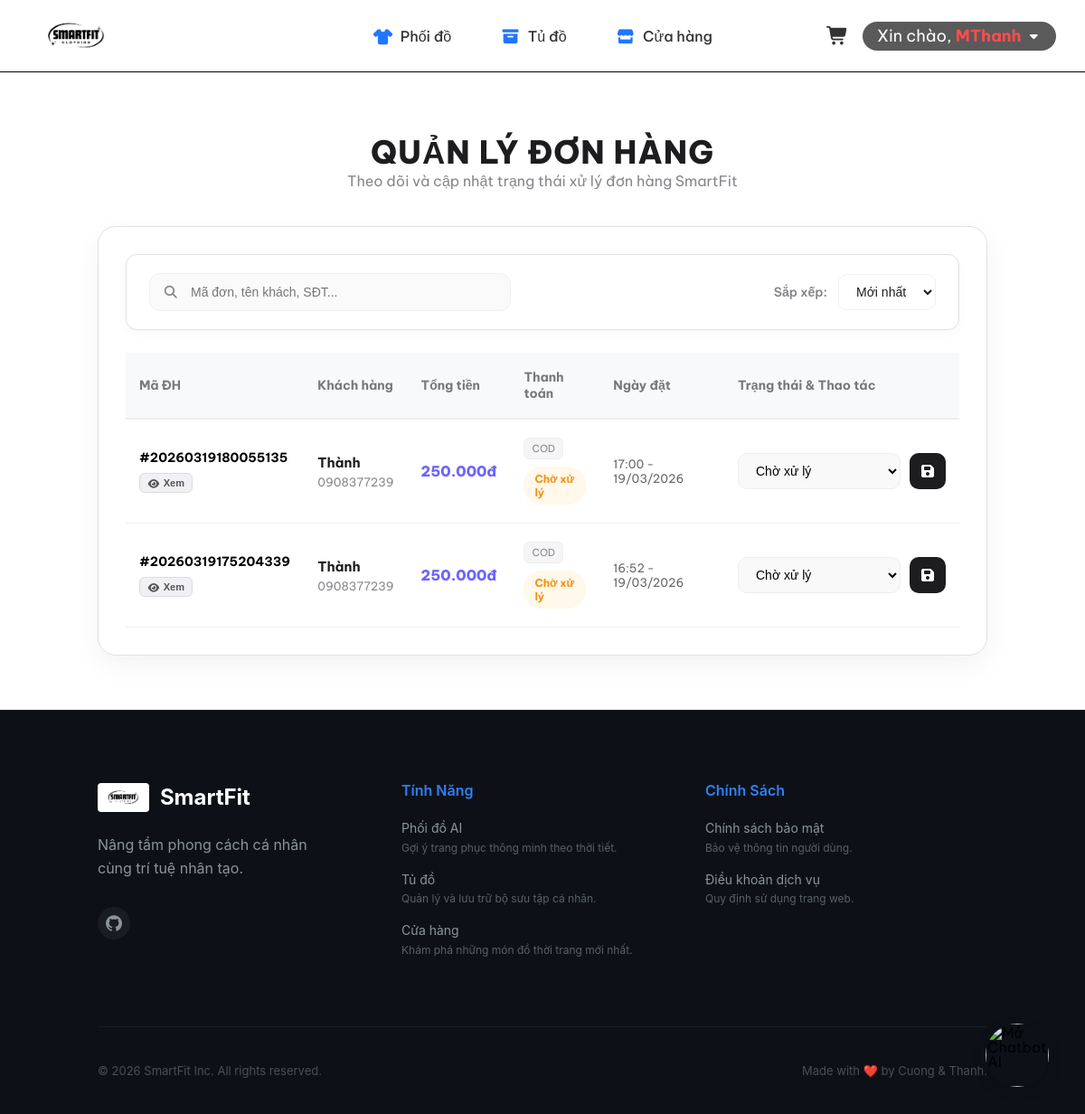
Screenshot of /pages/manage_orders.php (signed in) with the database file from the repository.
### tables this page shows
CREATE TABLE `orders` (
  `id` bigint(20) UNSIGNED NOT NULL,
  `user_id` bigint(20) UNSIGNED NOT NULL,
  `shop_id` bigint(20) UNSIGNED DEFAULT NULL,
  `fullname` varchar(255) NOT NULL,
  `phone` varchar(20) NOT NULL,
  `address` text NOT NULL,
  `note` text DEFAULT NULL,
  `payment_method` varchar(50) NOT NULL DEFAULT 'cod',
  `payment_status` enum('pending','success','failed') DEFAULT 'pending',
  `vnp_transaction_no` varchar(50) DEFAULT NULL,
  `total_amount` int(11) NOT NULL,
  `status` enum('pending','processing','shipped','completed','cancelled') DEFAULT 'pending',
  `created_at` timestamp NOT NULL DEFAULT current_timestamp(),
  `updated_at` timestamp NOT NULL DEFAULT current_timestamp() ON UPDATE current_timestamp()
);

### pages/manage_orders.php (the view, shortened to what this page needs)
<?php
$base_dir = '../';
require_once $base_dir . 'includes/config.php';
$searchQuery = $_GET['search'] ?? '';
$sortOrder = $_GET['sort'] ?? 'desc';
$orders_sql = "SELECT * FROM orders WHERE 1=1 ";
$orders_sql .= " ORDER BY created_at " . ($sortOrder === 'asc' ? 'ASC' : 'DESC');
$orders_result = mysqli_query($conn, $orders_sql);
include $base_dir . 'includes/header.php';
?>
<div class="grid wide">
    <div class="manage-orders">
        <div class="manage-orders__header">
            <h1 class="manage-orders__title">Quản Lý Đơn Hàng</h1>
            <p class="manage-orders__subtitle">Theo dõi và cập nhật trạng thái xử lý đơn hàng SmartFit</p>
        </div>
        <div class="manage-orders__card">
            <div class="order-toolbar" style="margin-top: 0; margin-bottom: 25px; border-radius: 12px;">
                <form action="" method="GET" class="order-search">
                    <i class="fa-solid fa-magnifying-glass order-search__icon"></i>
                    <input type="text" name="search" class="order-search__input"
                           placeholder="Mã đơn, tên khách, SĐT..."
                           value="<?= htmlspecialchars($searchQuery) ?>">
                </form>
                <div class="order-filter">
                    <span class="order-filter__label">Sắp xếp:</span>
                    <select class="order-filter__select" onchange="window.location.href='?search=<?= urlencode($searchQuery) ?>&sort=' + this.value">
                        <option value="desc" <?= $sortOrder === 'desc' ? 'selected' : '' ?>>Mới nhất</option>
                    </select>
                </div>
            </div>
            <div class="manage-table-wrapper">
                <table class="manage-table">
                    <thead>
                        <tr>
                            <th>Mã ĐH</th>
                            <th>Khách hàng</th>
                            <th>Tổng tiền</th>
                            <th>Thanh toán</th>
                            <th>Ngày đặt</th>
                            <th>Trạng thái & Thao tác</th>
                        </tr>
                    </thead>
                    <tbody>
                        <?php if (mysqli_num_rows($orders_result) > 0): ?>
                            <?php while ($order = mysqli_fetch_assoc($orders_result)): ?>
                                <tr>
                                    <td>
                                        <div class="order-id-wrapper">
                                            <strong>#<?= $order['id'] ?></strong>
                                            <button type="button" class="btn-view-detail"
                                                onclick="openOrderDetail(<?= htmlspecialchars(json_encode($order)) ?>, this)">
                                                <i class="fa-solid fa-eye"></i> Xem
                                            </button>
                                        </div>
                                    </td>
                                    <td>
                                        <div class="customer-info">
                                            <span class="customer-name"><?= htmlspecialchars($order['fullname']) ?></span>
                                            <span class="customer-phone"><?= htmlspecialchars($order['phone']) ?></span>
                                        </div>
                                    </td>
                                    <td class="total-amount">
                                        <?= number_format($order['total_amount'], 0, ',', '.') ?>đ
                                    </td>
                                    <td>
                                        <div class="payment-info">
                                            <span class="payment-method badge-method"><?= strtoupper($order['payment_method']) ?></span>
                                            <?php
                                                $status_class = '';
                                                $status_text = '';
                                                switch ($order['payment_status']) {
                                                    case 'pending': $status_class = 'badge--warning'; $status_text = 'Chờ xử lý'; break;
                                                }
                                            ?>
                                            <span class="badge <?= $status_class ?>"><?= $status_text ?></span>
                                        </div>
                                    </td>
                                    <td class="order-date">
                                        <?= date('H:i - d/m/Y', strtotime($order['created_at'])) ?>
                                    </td>
                                    <td>
                                        <form method="POST" class="status-update-form">
                                            <select name="new_status" class="status-select">
                                                <option value="pending" <?= ($order['status'] == 'pending') ? 'selected' : '' ?>>Chờ xử lý</option>
                                            </select>
                                            <button type="submit" name="update_status" class="btn-update-status" title="Cập nhật">
                                                <i class="fa-solid fa-floppy-disk"></i>
                                            </button>
                                        </form>
                                    </td>
                                </tr>
                            <?php endwhile; ?>
                        <?php endif; ?>
                    </tbody>
                </table>
            </div>
        </div>
    </div>
</div>
<?php include $base_dir . 'includes/footer.php'; ?>

### assets/css/grid.css (style rules this page uses)
.grid { width: 100%; display: block; padding: 0; }
.grid.wide { max-width: 1200px; margin: 0 auto; }
@media (min-width: 1024px) and (max-width: 1239px) { .wide { width: 984px; } }

### assets/css/base.css (style rules this page uses)
:root { --primary-blue: #2176ff; --primary-blue-dark: #1a5bcc; --primary-purple: #6C63FF; --primary-pink: #FF6584; --brand-magenta: #ff0080; --text-main: #ffffff; --text-sub: #E0E0E0; --text-muted: #A0A0A0; --text-main-grey: #333333; --text-sub-grey: #666666; --apple-black: #1d1d1f; --apple-grey: #86868b; --apple-bg: #f5f5f7; --success: #12b76a; --warning: #f79009; --error: #ff4d4d; --price-color: #FF6584; --background-color: #f5f5f7; --card-bg: #ffffff; --border-color: #e1e1e1; --border-focus: #6C63FF; --glass-bg: rgba(20, 20, 20, 0.7); --glass-border: rgba(255, 255, 255, 0.1); --white-05: rgba(255, 255, 255, 0.05); --white-10: rgba(255, 255, 255, 0.1); --white-20: rgba(255, 255, 255, 0.2); --purple-05: rgba(108, 99, 255, 0.05); --purple-30: rgba(108, 99, 255, 0.3); --button-bg: #94B4C1; --navbar-height: 80px; --footer-height: 70px; }
* { box-sizing: inherit; padding: 0; margin: 0; }
html { font-size: 62.5%; line-height: 1.6rem; font-family: 'Be Vietnam Pro', sans-serif; box-sizing: border-box; scroll-behavior: smooth; }
body { font-family: 'Be Vietnam Pro', sans-serif; font-size: 1.6rem; line-height: 1.6rem; display: flex; flex-direction: column; min-height: 100vh; overflow-y: auto; overflow-x: hidden; }
html, body { height: 100%; padding: 0; margin: 0; overflow-x: hidden; }

### assets/css/style.css (style rules this page uses)
.order-toolbar { display: flex; justify-content: space-between; align-items: center; gap: 20px; margin-bottom: 30px; background: #fff; padding: 20px 25px; border-radius: 16px; border: 1px solid #e1e1e1; box-shadow: 0 4px 12px rgba(0, 0, 0, 0.03); }
.order-search { position: relative; flex: 1; max-width: 400px; }
.order-search__icon { position: absolute; left: 15px; top: 50%; transform: translateY(-50%); color: #86868b; font-size: 1.4rem; }
.order-search__input { width: 100%; padding: 12px 15px 12px 45px; border-radius: 12px; border: 1.5px solid #f0f0f2; background: #fafafa; font-size: 1.4rem; color: #1d1d1f; transition: all 0.3s ease; outline: none; }
.order-filter { display: flex; align-items: center; gap: 12px; }
.order-filter__label { font-size: 1.4rem; font-weight: 600; color: #86868b; }
.order-filter__select { padding: 10px 15px; border-radius: 10px; border: 1.5px solid #f0f0f2; background: #fff; font-size: 1.4rem; color: #1d1d1f; cursor: pointer; outline: none; transition: 0.3s; }

### assets/css/responsive.css (style rules this page uses)
:root { --fluid-h1: clamp(2.4rem, 5vw, 4.5rem); --fluid-h2: clamp(2rem, 4vw, 3.5rem); --fluid-p: clamp(1.4rem, 2vw, 1.6rem); --container-padding: clamp(15px, 3vw, 30px); }
@media (min-width: 1200px) { .grid.wide { max-width: 1200px; } }

### rows the page displays
orders: id "20260319180055135", fullname "Thành", phone "0908377239", total_amount "250.000", payment_method "COD", payment_status "Chờ xử lý", created_at "17:00 - 19/03/2026", new_status "Chờ xử lý"
orders: id "20260319175204339", fullname "Thành", phone "0908377239", total_amount "250.000", payment_method "COD", payment_status "Chờ xử lý", created_at "16:52 - 19/03/2026", new_status "Chờ xử lý"

### other values shown
$_SESSION['user_name'] "MThanh"
